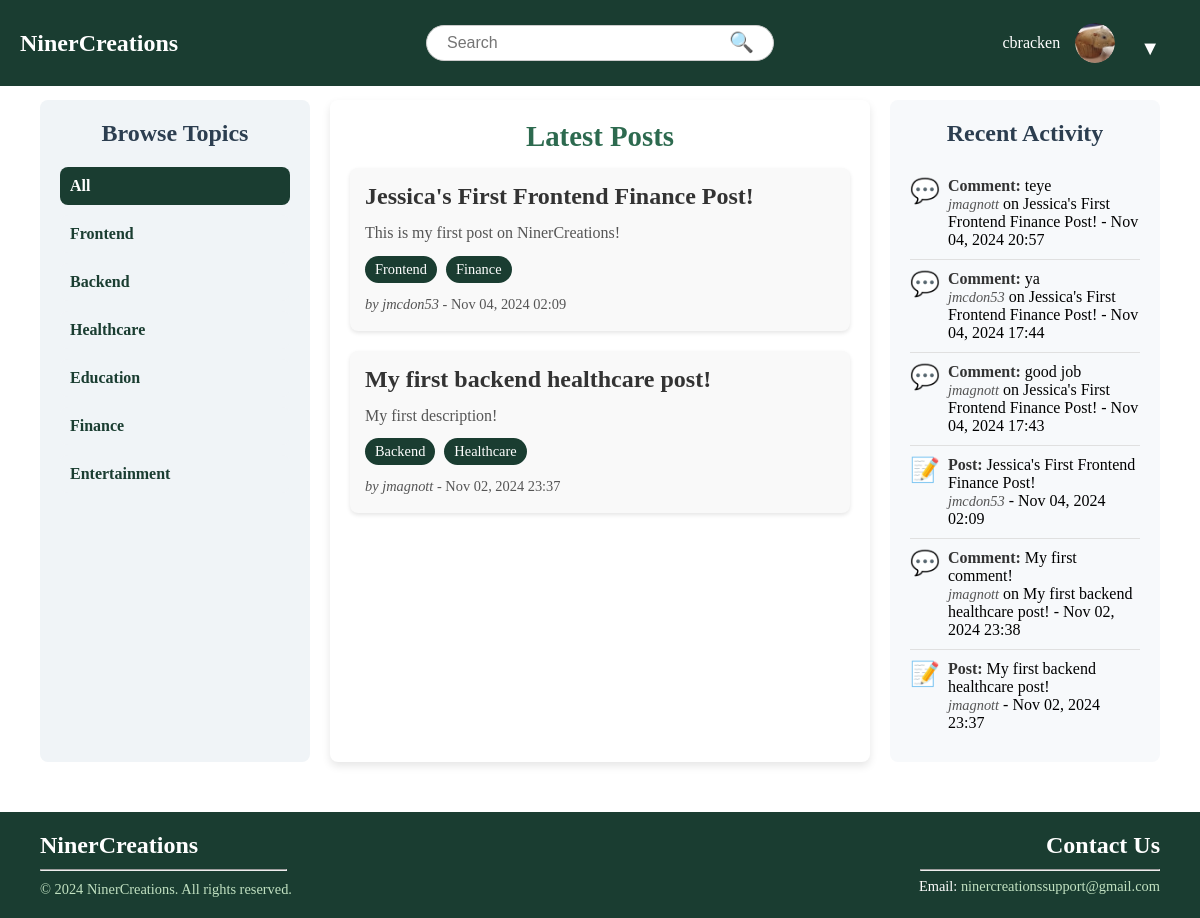
Page / (signed in) on the committed database.
### NinerCreations/models.py (models this page shows, shortened)
class Profile(models.Model):
    user = models.OneToOneField(User, on_delete=models.CASCADE)
    bio = models.TextField(blank=True, default='')
    profile_picture = models.ImageField(
        upload_to='profile_pictures/',
        default='profile_pictures/profile-placeholder.png'
    )

class Topic(models.Model):
    name = models.CharField(max_length=100, unique=True)

class Post(models.Model):
    author = models.ForeignKey(User, on_delete=models.CASCADE)
    title = models.CharField(max_length=255)
    content = models.TextField()
    created_at = models.DateTimeField(auto_now_add=True)
    topics = models.ManyToManyField(Topic, related_name="posts", blank=True)
    @property
    def activity_type(self):
        return "Post"

class Comment(models.Model):
    post = models.ForeignKey(Post, on_delete=models.CASCADE, related_name="comments")
    author = models.ForeignKey(User, on_delete=models.CASCADE, null=True, blank=True)
    content = models.TextField()
    created_at = models.DateTimeField(auto_now_add=True)
    @property
    def activity_type(self):
        return "Comment"

### NinerCreations/views.py (the view)
# urls.py: path('', views.home_view, name='home'),
def home_view(request):
    topic_id = request.GET.get('topic')
    if topic_id:
        try:
            topic_id = int(topic_id)
        except ValueError:
            return render(request, '400.html', {'error_message': 'Invalid topic parameter.'}, status=400)
    if topic_id:
        posts = Post.objects.filter(topics__id=topic_id).order_by('-created_at')
        recent_posts = Post.objects.filter(topics__id=topic_id).order_by('-created_at')[:10]
    else:
        posts = Post.objects.all().order_by('-created_at')
        recent_posts = Post.objects.all().order_by('-created_at')[:10]
    post_ids = posts.values_list('id', flat=True)
    recent_comments = Comment.objects.filter(post__id__in=post_ids).order_by('-created_at')[:10]
    recent_activities = sorted(
        list(recent_posts) + list(recent_comments),
        key=lambda x: x.created_at,
        reverse=True
    )[:10]
    topics = Topic.objects.all()
    return render(request, 'base/home.html', {
        'posts': posts,
        'recent_activities': recent_activities,
        'topics': topics,
    })

### NinerCreations/templates/base/home.html
{% extends "base/base.html" %}
{% block content %}
<div class="content-grid">
    <aside class="sidebar-left">
        <h2>Browse Topics</h2>
        <ul>
            <li>
                <a href="{% url 'home' %}" class="{% if not request.GET.topic %}active{% endif %}">All</a>
            </li>
            {% for topic in topics %}
                <li>
                    <a href="{% url 'home' %}?topic={{ topic.id }}" class="{% if request.GET.topic == topic.id|stringformat:"s" %}active{% endif %}">
                        {{ topic.name }}
                    </a>
                </li>
            {% endfor %}
        </ul>
    </aside>
    <main class="main-content">
        <h2>Latest Posts</h2>
        <div class="posts-list">
            {% for post in posts %}
                <a href="{% url 'post_detail' post.id %}" class="post-item-link">
                    <div class="post-item">
                        <h3>{{ post.title }}</h3>
                        <p>{{ post.content|truncatewords:20 }}</p>
                        <div class="post-tags">
                            {% for topic in post.topics.all %}
                                <span class="tag">{{ topic.name }}</span>
                            {% endfor %}
                        </div>
                        <p class="post-meta">
                            <em>by {{ post.author.username }}</em> - {{ post.created_at|date:"M d, Y H:i" }}
                        </p>
                    </div>
                </a>
            {% empty %}
                <p>No posts available.</p>
            {% endfor %}
        </div>
    </main>
    <aside class="sidebar-right">
        <h2>Recent Activity</h2>
        <ul class="recent-activity-list">
            {% for activity in recent_activities %}
                <li class="activity-item">
                    <div class="activity-icon">
                        {% if activity.activity_type == 'Post' %} 📝 {% elif activity.activity_type == 'Comment' %} 💬 {% endif %}
                    </div>
                    <div class="activity-details">
                        <strong>{{ activity.activity_type }}:</strong>
                        {% if activity.activity_type == "Post" %}
                            {{ activity.title }}
                        {% else %}
                            {{ activity.content|truncatewords:10 }}
                        {% endif %}
                        <br>
                        <em>{{ activity.author.username }}</em>
                        {% if activity.activity_type == "Comment" %} on {{ activity.post.title }} {% endif %} - {{ activity.created_at|date:"M d, Y H:i" }}
                    </div>
                </li>
            {% endfor %}
        </ul>
    </aside>
</div>
{% endblock %}

### NinerCreations/templates/base/base.html (shortened to what this page needs)
{% load static %}
<!DOCTYPE html>
<html lang="en">
<head>
    <link rel="stylesheet" type="text/css" href="{% static 'css/styles.css' %}">
</head>
<body>
    <div class="wrapper">
        <div class="header">
            <div class="logo">
                <a href="/">
                    <h1>NinerCreations</h1>
                </a>
            </div>
            <div class="search-bar">
                <form action="/search/" method="get">
                    <input type="text" name="q" placeholder="Search" value="">
                    <button type="submit">&#128269;</button>
                </form>
            </div>
            <div class="header-right">
                {% if user.is_authenticated %}
                    <span>{{ user.username }}</span>
                    <div class="profile-container">
                        <div class="profile-picture">
                            <img src="{% if user.profile.profile_picture and user.profile.profile_picture.url %}{{ user.profile.profile_picture.url }}{% else %}{% static 'images/profile-placeholder.png' %}{% endif %}"
                                 alt="Profile Picture"
                                 style="width: 40px; height: 40px; border-radius: 50%; object-fit: cover;">
                        </div>
                        <div class="dropdown">
                            <button class="dropdown-btn">▼</button>
                        </div>
                    </div>
                {% else %}
                    <a href="{% url 'login' %}" class="login-btn">Login</a>
                {% endif %}
            </div>
        </div>
        <div class="content">
            {% block content %}
            {% endblock %}
        </div>
        {% include 'base/footer.html' %}
    </div>
</body>
</html>

### static/css/styles.css (style rules this page uses)
* { padding: 0; margin: 0; box-sizing: border-box; }
html, body { height: 100%; margin: 0; }
.wrapper { display: flex; flex-direction: column; min-height: 100vh; }
.content { flex: 1; padding: 20px; margin-top: 60px; margin-bottom: 10px; }
.header { display: flex; align-items: center; justify-content: space-between; background-color: #1A3D31; padding: 10px 20px; color: white; position: fixed; top: 0; width: 100%; z-index: 10; }
.logo { flex: 1; text-align: left; }
.logo a { text-decoration: none; }
.logo h1 { font-size: 24px; color: #FFFFFF; margin: 0; }
.search-bar { flex: 2; display: flex; justify-content: center; align-items: center; margin-top: 15px; }
.search-bar form { width: 100%; max-width: 60%; display: flex; align-items: center; position: relative; }
.search-bar input { width: 100%; padding: 8px 40px 8px 20px; border-radius: 20px; border: 1px solid #ccc; font-size: 16px; }
.search-bar button { position: absolute; right: 10px; background: none; border: none; font-size: 20px; cursor: pointer; color: #333; margin-top: -5px; }
.header-right { flex: 1; display: flex; align-items: center; gap: 15px; justify-content: flex-end; }
h2 { color: #2c3e50; margin-bottom: 20px; font-weight: bold; }
form { display: flex; flex-direction: column; }
form input { padding: 8px; border-radius: 4px; border: 1px solid #ccc; margin-bottom: 15px; font-size: 16px; }
form button { background-color: #2c3e50; color: white; font-weight: bold; padding: 10px; border: none; border-radius: 4px; cursor: pointer; transition: background-color 0.3s ease; }
a { color: #2c3e50; }
.profile-container { display: flex; align-items: center; position: relative; }
.profile-picture { width: 40px; height: 40px; border-radius: 50%; overflow: hidden; }
.profile-picture img { width: 100%; height: 100%; object-fit: cover; }
.dropdown { position: relative; display: inline-block; }
.dropdown-btn { background: none; border: none; color: white; font-size: 20px; cursor: pointer; margin-left: 5px; }
.content-grid { display: grid; grid-template-columns: 1fr 2fr 1fr; gap: 20px; padding: 20px; }
.sidebar-left { background-color: #f0f4f7; padding: 20px; border-radius: 8px; height: auto; }
.main-content { background-color: #ffffff; padding: 20px; border-radius: 8px; box-shadow: 0px 4px 8px rgba(0, 0, 0, 0.1); }
.main-content h2 { font-size: 1.8rem; color: #2d6a4f; margin-bottom: 15px; text-align: center; }
.sidebar-right { background-color: #f7f9fb; padding: 20px; border-radius: 8px; }
.sidebar-right h2, .sidebar-left h2 { text-align: center; }
.recent-activity-list { list-style-type: none; padding: 0; margin: 0; }
.activity-item { display: flex; align-items: flex-start; padding: 10px 0; border-bottom: 1px solid #e0e0e0; }
.activity-item:last-child { border-bottom: none; }
.activity-icon { font-size: 1.5rem; margin-right: 8px; color: #2d6a4f; display: flex; align-items: center; }
.activity-details { flex: 1; }
.activity-details strong { color: #333; }
.activity-details em { color: #555; font-size: 0.9rem; }
.posts-list { display: flex; flex-direction: column; gap: 20px; }
.post-item { padding: 15px; background-color: #f9f9f9; border-radius: 8px; box-shadow: 0px 2px 4px rgba(0, 0, 0, 0.1); transition: background-color 0.3s, box-shadow 0.3s; }
.post-item h3 { font-size: 1.5rem; color: #333; margin-bottom: 10px; }
.post-item p { color: #555; line-height: 1.6; }
.post-meta { color: #888; font-size: 0.9rem; margin-top: 10px; }
.post-item-link { text-decoration: none; color: inherit; display: block; }
.sidebar-left ul { list-style-type: none; padding: 0; margin: 0; }
.sidebar-left ul li { margin-bottom: 10px; }
.sidebar-left ul li a { display: block; padding: 10px; text-decoration: none; color: #1A3D31; font-weight: bold; border-radius: 8px; transition: background-color 0.3s, color 0.3s; background-color: #f0f4f7; }
.sidebar-left ul li a.active { background-color: #1A3D31; color: #FFFFFF; }
.post-tags { margin-top: 10px; }
.post-tags .tag { display: inline-block; background-color: #1A3D31; color: #FFFFFF; padding: 5px 10px; font-size: 0.9rem; border-radius: 15px; margin-right: 5px; }
form { width: 100%; }
button { background-color: #1A3D31; color: #fff; border: none; border-radius: 5px; padding: 10px 20px; font-size: 16px; cursor: pointer; margin-top: 10px; }
img { display: block; margin-bottom: 15px; border-radius: 50%; width: 150px; height: 150px; object-fit: cover; }

### rows in the picture
Topic: name "Frontend"
Topic: name "Backend"
Topic: name "Healthcare"
Topic: name "Education"
Topic: name "Finance"
Topic: name "Entertainment"
Post: title "Jessica's First Frontend Finance Post!", content "This is my first post on NinerCreations!", author.username "jmcdon53", created_at "Nov 04, 2024 02:09", activity_type "Post"
Post: title "My first backend healthcare post!", content "My first description!", author.username "jmagnott", created_at "Nov 02, 2024 23:37", activity_type "Post"
Comment: activity_type "Comment", content "teye", author.username "jmagnott", post "Jessica's First Frontend Finance Post!", created_at "Nov 04, 2024 20:57"
Comment: activity_type "Comment", content "ya", author.username "jmcdon53", post "Jessica's First Frontend Finance Post!", created_at "Nov 04, 2024 17:44"
Comment: activity_type "Comment", content "good job", author.username "jmagnott", post "Jessica's First Frontend Finance Post!", created_at "Nov 04, 2024 17:43"
Comment: activity_type "Comment", content "My first comment!", author.username "jmagnott", post "My first backend healthcare post!", created_at "Nov 02, 2024 23:38"

### other values in the picture
{{ user.username }} "cbracken"
